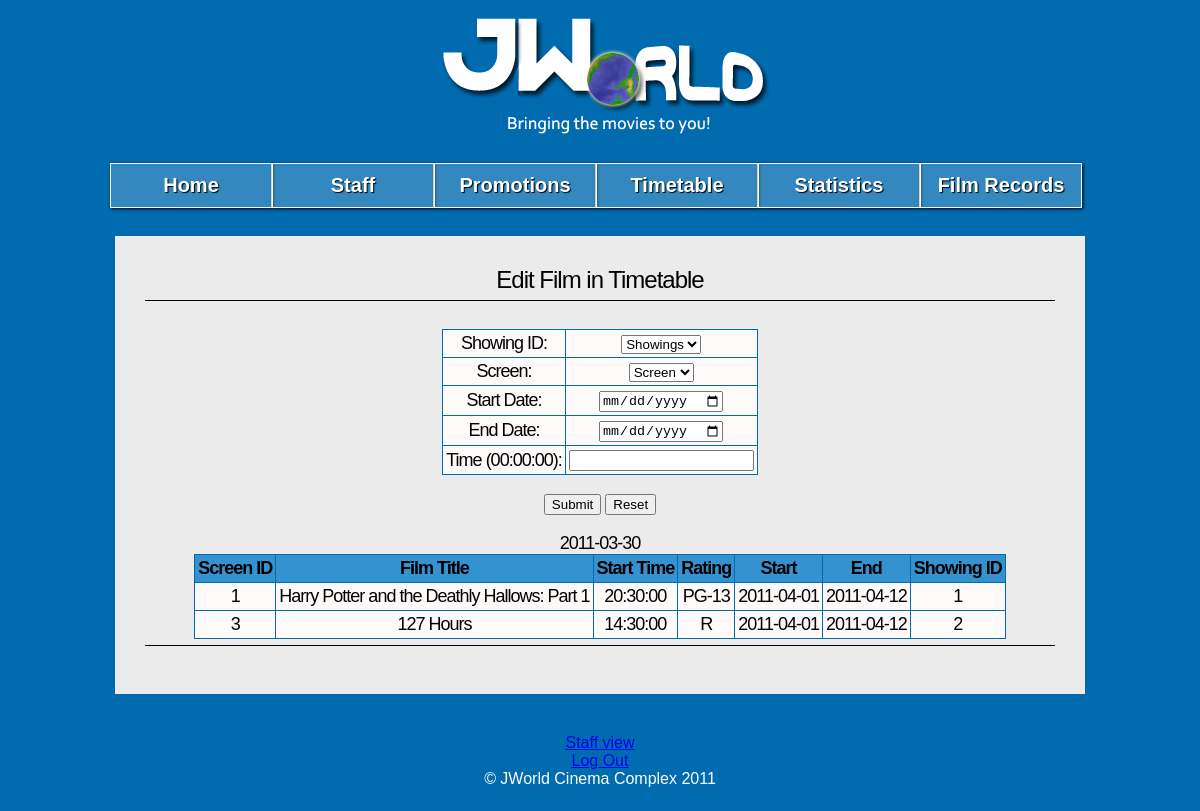
/admin.php?page=edit-film-tt (signed in), run on an earlier commit of the app's database.
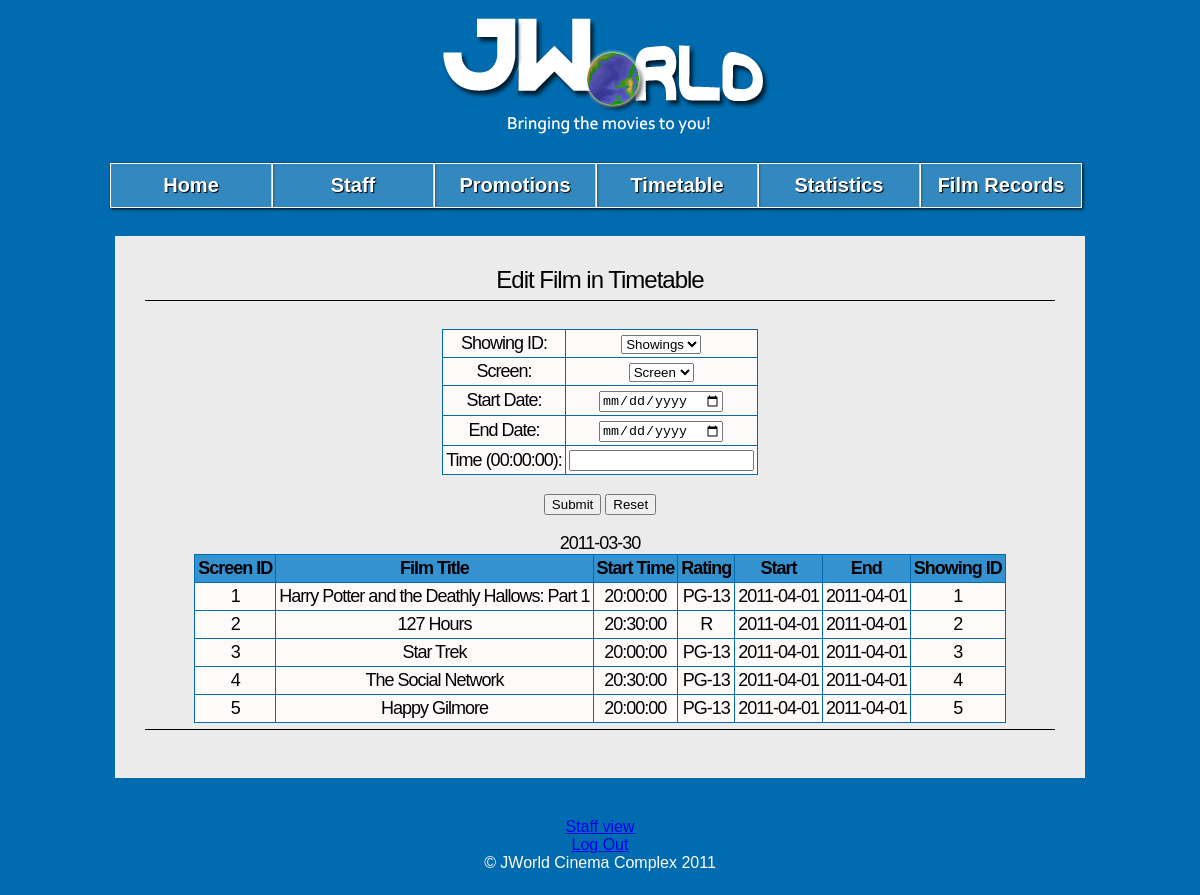
And on a later commit of the database.
### tables this page shows
CREATE TABLE showings (
	showing_ID int(11) NOT NULL AUTO_INCREMENT,
	screen_ID int(11) NOT NULL,
	film_ID int(11) NOT NULL,
	start_date date NOT NULL,
	end_date date NOT NULL,
	start_time time NOT NULL,
	end_time time NOT NULL,
	PRIMARY KEY (showing_ID),
	FOREIGN KEY (film_ID) REFERENCES films(film_ID) ON DELETE CASCADE ON UPDATE CASCADE,
	FOREIGN KEY (screen_ID) REFERENCES screens(screen_ID) ON DELETE CASCADE ON UPDATE CASCADE
);

CREATE TABLE films (
	film_ID int(11) NOT NULL AUTO_INCREMENT,
	film_title varchar(255) NOT NULL,
	film_year char(4) NOT NULL,
	film_plot text(65535) NOT NULL,
	film_length int(11) NOT NULL,
	film_genre varchar(50) NOT NULL,
	film_rating varchar(5) NOT NULL,
	film_poster varchar(255) NOT NULL,
	imdb_id varchar(50) NOT NULL,
  PRIMARY KEY (film_ID)
);

### res/pages/admin/edit-film-tt.php (the view, shortened to what this page needs)
<?php
$showingIdQuery = "SELECT showing_ID FROM showings";
$screenQuery = "SELECT screen_ID FROM screens";
$showingResult= mysql_query ($showingIdQuery);
$screenResult= mysql_query ($screenQuery);
 $optionsShowings="";
 $optionsScreen="";
while ($row=mysql_fetch_array($showingResult)) {
  	$showingID=$row["showing_ID"];
  	$optionsShowings.="<OPTION VALUE=\"$showingID\">".$showingID.'</option>';
  }
  while ($row=mysql_fetch_array($screenResult)) {
  	$screenID=$row["screen_ID"];
  	$optionsScreen.="<OPTION VALUE=\"$screenID\">".$screenID.'</option>';
  }
?>
<div id="body">
<h1> Edit Film in Timetable</h1>
<p>
<h2>
<form name="tt" method="POST" action="" class="center">
	<table border="0" class="center">
	<tr>
		<tr>	<td>Showing ID: </td>
			<td> <SELECT name="ShowingID">
				<option value="0">Showings
				<?php echo $optionsShowings?>
				</select>
			</td>
		</tr>
		<tr>	<td>Screen: </td>
			<td> <SELECT name="newScreen">
				<option value="0">Screen
				<?php echo $optionsScreen?>
				</select>
			</td>
		</tr>
	<tr>
				<td NOWRAP>Start Date:</td>
				<td><input type="date" id="start" name="start" size="20">	</td>
			</tr>
			<tr>
				<td NOWRAP>End Date: </td>
				<td><input type="date" id="end" name="end" size="20">	</td>
			</tr>
	<tr><td NOWRAP>Time (00:00:00): </td>
		<td> <input type="text" value="" name="newTime">	</td>
	</tr>
	<table border="0" class="center">
				<p>
<input type="submit" name="submit" id="submit" value="Submit" onClick="onSubmitEditTimetable(this);">
			<input type="reset" name="reset" id="reset" value="Reset">
	   		</table>
	</table>
</form>
<?php
echo date("Y-m-d");
$query = "SELECT showings.screen_ID, showings.film_ID,  films.film_title, showings.start_time, films.film_rating, showings.start_date, showings.end_date, showings.showing_ID FROM showings, films WHERE showings.film_ID = films.film_ID";
$result = mysql_query($query) or die(mysql_error());
echo "<table border='1' class=\"center\">
<tr>
<th>Screen ID</th>
<th>Film Title</th>
<th>Start Time</th>
<th>Rating</th>
<th>Start</th>
<th>End</th>
<th>Showing ID</th>
</tr>";
while($row = mysql_fetch_array($result)){
	echo "<tr>";
	echo "<td>" .$row['screen_ID']. " </td> ";
	echo "<td NOWRAP>" . $row['film_title'] . "</td>";
	echo "<td>" . $row['start_time'] . "</td>";
	echo "<td>" . $row['film_rating'] . "</td>";
	echo "<td>" . $row['start_date'] . "</td>";
	echo "<td>" . $row['end_date'] . "</td>";
	echo "<td>" . $row['showing_ID'] . "</td>";
	echo "</tr>";
}
echo "</table>";
?>
</h2><p>
</div>

What changed in the data, as far as the page shows it:
changed showings "Harry Potter and the Deathly Hallows: Part 1": start_time "20:30:00" → "20:00:00"; end_date "2011-04-12" → "2011-04-01"
changed showings "127 Hours": screen_ID "3" → "2"; start_time "14:30:00" → "20:30:00"; end_date "2011-04-12" → "2011-04-01"
added showings: screen_ID "3", film_ID.film_title "Star Trek", start_time "20:00:00", film_ID.film_rating "PG-13", start_date "2011-04-01", end_date "2011-04-01", showing_ID "3"
added showings: screen_ID "4", film_ID.film_title "The Social Network", start_time "20:30:00", film_ID.film_rating "PG-13", start_date "2011-04-01", end_date "2011-04-01", showing_ID "4"
added showings: screen_ID "5", film_ID.film_title "Happy Gilmore", start_time "20:00:00", film_ID.film_rating "PG-13", start_date "2011-04-01", end_date "2011-04-01", showing_ID "5"
